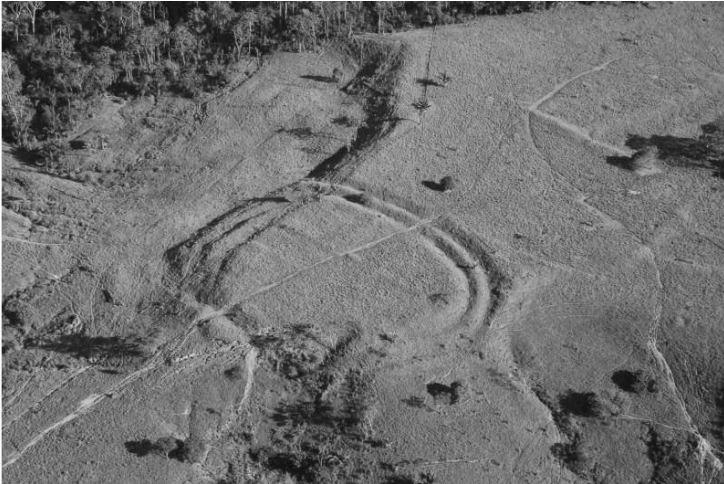
#> input picture Greyscaled/SampleOne.png, 724 x 484 px
$ python Preprocessin-Degradation.py
#> lines starting #> are read from the running program, lines starting #| are printed output that depends on the picture
import cv2
from cv2 import GaussianBlur
from matplotlib.pyplot import yticks
import numpy as np
import matplotlib.pyplot as plt


Samp1 = cv2.imread("Greyscaled/SampleOne.png")
#> Samp1 is the input picture: shape (484, 724, 3); min 0, max 255, mean 111.5
Samp2 = cv2.imread("Greyscaled/SampleTwo.png")
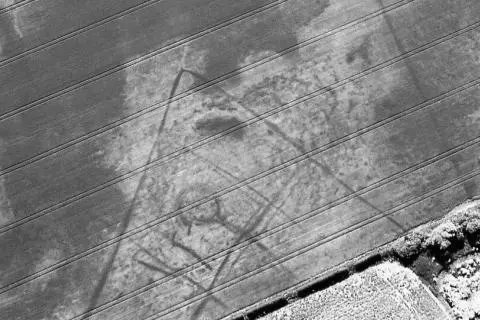
#> input picture Greyscaled/SampleTwo.png, 480 x 320 px
#> Samp2 is the input picture: shape (320, 480, 3); min 0, max 255, mean 131.3
#cv2.imshow("Sample One Original", Samp1)
#cv2.imshow("Sample Two Original", Samp2)
gaussianx = GaussianBlur(Samp1, (25,25), 0)
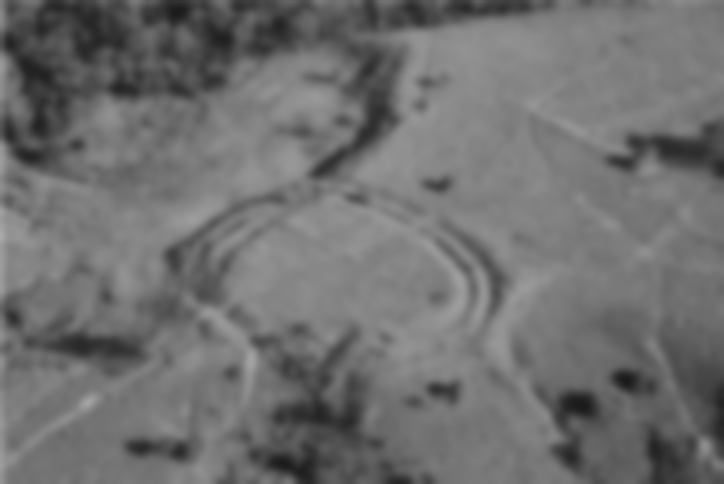
#> gaussianx: shape (484, 724, 3); min 26, max 170, mean 111.3
gaussiany = GaussianBlur(Samp2, (25,25), 0)
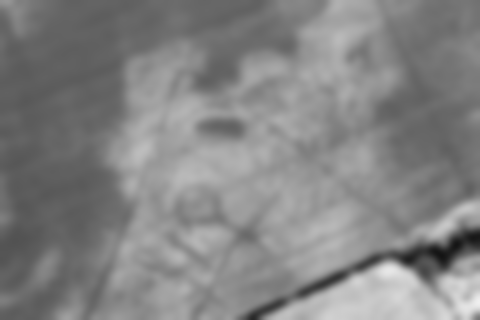
#> gaussiany: shape (320, 480, 3); min 20, max 239, mean 131.3

titles = ["Original 1","Original 2", "Gaussan Output 1","Gaussan Output 2"]
images = [Samp1,Samp2,gaussianx,gaussiany]
for i in range(4):
    plt.subplot(2,2,i+1)
    plt.imshow(images[i])
    plt.title(titles[i])
    plt.xticks([])
    plt.yticks([])

plt.show()
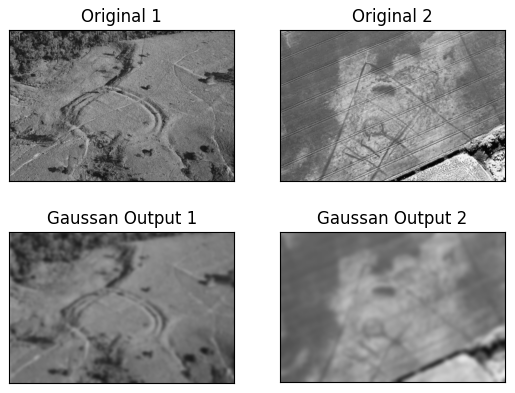
#> figure drawn by matplotlib, 4 panels

cv2.waitKey()
cv2.destroyAllWindows
